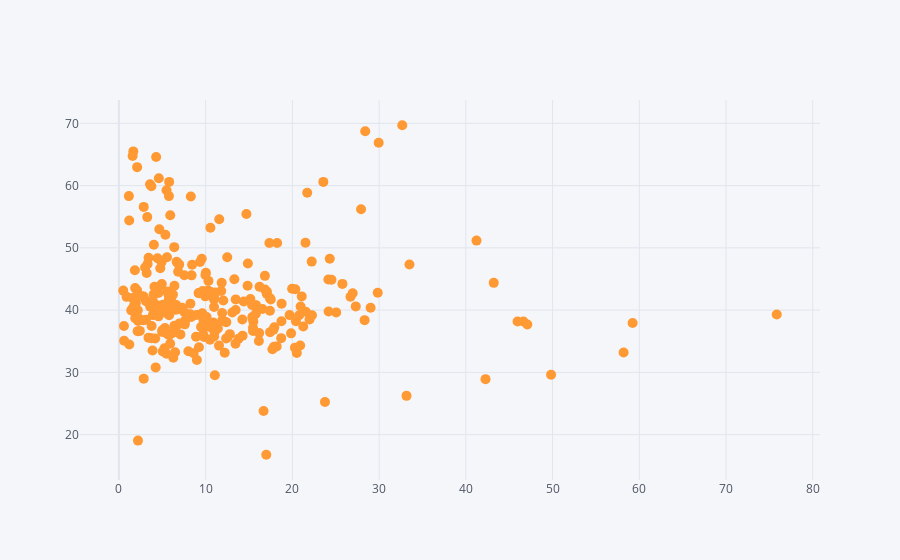

Notebook code cell kept with this figure:
### Code cell
df.iplot(kind='scatter',x='EUR',y='ELPR',mode='markers',size=10)

### Figure 1 — Plotly figure (JSON) as saved in the notebook; plotly's stock layout.template omitted (floating-point values rounded to 4 significant figures; data arrays with more than 128 entries replaced by an {"elided": "..."} marker saying what was removed)
{"data": [{"line": {"color": "rgba(255, 153, 51, 1.0)", "dash": "solid", "shape": "linear", "width": 1.3}, "marker": {"size": 10, "symbol": "circle"}, "mode": "markers", "name": "ELPR", "text": "", "type": "scatter", "x": {"elided": "267 float values"}, "y": {"elided": "267 float values"}}], "layout": {"legend": {"bgcolor": "#F5F6F9", "font": {"color": "#4D5663"}}, "paper_bgcolor": "#F5F6F9", "plot_bgcolor": "#F5F6F9", "title": {"font": {"color": "#4D5663"}}, "xaxis": {"gridcolor": "#E1E5ED", "showgrid": true, "tickfont": {"color": "#4D5663"}, "title": {"font": {"color": "#4D5663"}, "text": ""}, "zerolinecolor": "#E1E5ED"}, "yaxis": {"gridcolor": "#E1E5ED", "showgrid": true, "tickfont": {"color": "#4D5663"}, "title": {"font": {"color": "#4D5663"}, "text": ""}, "zerolinecolor": "#E1E5ED"}}}
